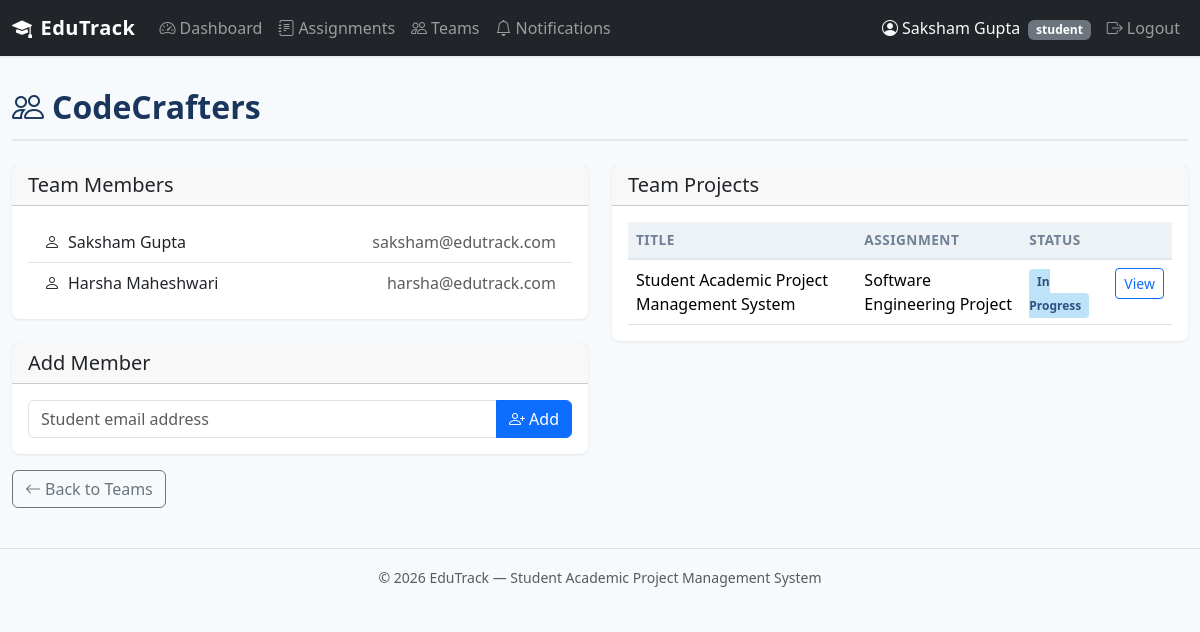
Screenshot of /student/team/1 (signed in) with the database file from the repository.
### tables this page shows
CREATE TABLE users (
    user_id INTEGER PRIMARY KEY AUTOINCREMENT,
    name TEXT NOT NULL,
    email TEXT UNIQUE NOT NULL,
    password_hash TEXT NOT NULL,
    role TEXT NOT NULL CHECK(role IN ('student', 'faculty', 'admin')),
    is_active INTEGER NOT NULL DEFAULT 1,
    created_at TIMESTAMP DEFAULT CURRENT_TIMESTAMP
);

CREATE TABLE teams (
    team_id INTEGER PRIMARY KEY AUTOINCREMENT,
    team_name TEXT NOT NULL,
    created_by INTEGER NOT NULL,
    created_at TIMESTAMP DEFAULT CURRENT_TIMESTAMP,
    FOREIGN KEY (created_by) REFERENCES users(user_id)
);

CREATE TABLE projects (
    project_id INTEGER PRIMARY KEY AUTOINCREMENT,
    assignment_id INTEGER NOT NULL,
    team_id INTEGER NOT NULL,
    faculty_id INTEGER NOT NULL,
    title TEXT NOT NULL,
    description TEXT,
    status TEXT NOT NULL DEFAULT 'DRAFT' CHECK(status IN ('DRAFT', 'UNDER_REVIEW', 'REVISION_REQUESTED', 'APPROVED', 'IN_PROGRESS', 'COMPLETED')),
    submitted_at TIMESTAMP,
    approved_at TIMESTAMP,
    completed_at TIMESTAMP,
    created_at TIMESTAMP DEFAULT CURRENT_TIMESTAMP,
    updated_at TIMESTAMP DEFAULT CURRENT_TIMESTAMP,
    FOREIGN KEY (assignment_id) REFERENCES assignments(assignment_id),
    FOREIGN KEY (team_id) REFERENCES teams(team_id),
    FOREIGN KEY (faculty_id) REFERENCES users(user_id)
);

CREATE TABLE assignments (
    assignment_id INTEGER PRIMARY KEY AUTOINCREMENT,
    title TEXT NOT NULL,
    description TEXT,
    instructions TEXT,
    faculty_id INTEGER NOT NULL,
    deadline TEXT,
    status TEXT NOT NULL DEFAULT 'OPEN' CHECK(status IN ('OPEN', 'CLOSED')),
    created_at TIMESTAMP DEFAULT CURRENT_TIMESTAMP,
    updated_at TIMESTAMP DEFAULT CURRENT_TIMESTAMP,
    FOREIGN KEY (faculty_id) REFERENCES users(user_id)
);

### routes/student.py (the view)
@student_bp.route('/team/<int:team_id>')
@role_required('student')
def team_detail(team_id):
    uid = session['user_id']
    membership = query_db(
        'SELECT * FROM team_members WHERE team_id = ? AND student_id = ?',
        [team_id, uid], one=True
    )
    if not membership:
        flash('You are not a member of this team.', 'danger')
        return redirect(url_for('student.teams'))
    team = query_db('SELECT * FROM teams WHERE team_id = ?', [team_id], one=True)
    members = query_db('''
        SELECT u.user_id, u.name, u.email
        FROM users u
        JOIN team_members tm ON u.user_id = tm.student_id
        WHERE tm.team_id = ?
    ''', [team_id])
    projects = query_db('''
        SELECT p.*, a.title AS assignment_title
        FROM projects p
        JOIN assignments a ON p.assignment_id = a.assignment_id
        WHERE p.team_id = ?
    ''', [team_id])
    return render_template('student/team_detail.html',
                           team=team, members=members, projects=projects)

### db.py (called while the page is built)
def get_db():
    if 'db' not in g:
        g.db = sqlite3.connect(
            current_app.config['DATABASE'],
            detect_types=sqlite3.PARSE_DECLTYPES
        )
        g.db.row_factory = sqlite3.Row
        g.db.execute('PRAGMA foreign_keys = ON')
    return g.db

def query_db(query, args=(), one=False):
    cur = get_db().execute(query, args)
    rv = cur.fetchall()
    cur.close()
    return (rv[0] if rv else None) if one else rv

### routes/__init__.py (called while the page is built)
def role_required(role):
    def decorator(f):
        @wraps(f)
        def decorated_function(*args, **kwargs):
            if 'user_id' not in session:
                flash('Please log in to access this page.', 'warning')
                return redirect(url_for('auth.login'))
            if session.get('role') != role:
                abort(403)
            return f(*args, **kwargs)
        return decorated_function
    return decorator

### routes/auth.py (called while the page is built)
@auth_bp.app_context_processor
def inject_unread_count():
    if 'user_id' in session:
        count = query_db(
            'SELECT COUNT(*) AS cnt FROM notifications WHERE user_id = ? AND is_read = 0',
            [session['user_id']], one=True
        )
        return {'unread_count': count['cnt'] if count else 0}
    return {'unread_count': 0}

### templates/student/team_detail.html (shortened to what this page needs)
{% extends "base.html" %}
{% block content %}
<div class="page-header"><h2><i class="bi bi-people me-2"></i>{{ team['team_name'] }}</h2></div>
<div class="row g-4">
    <div class="col-md-6">
        <div class="card mb-4">
            <div class="card-header"><h5 class="mb-0">Team Members</h5></div>
            <div class="card-body">
                <ul class="list-group list-group-flush">
                {% for m in members %}
                    <li class="list-group-item d-flex justify-content-between">
                        <span><i class="bi bi-person me-2"></i>{{ m['name'] }}</span>
                        <span class="text-muted">{{ m['email'] }}</span>
                    </li>
                {% endfor %}
                </ul>
            </div>
        </div>
        <div class="card">
            <div class="card-header"><h5 class="mb-0">Add Member</h5></div>
            <div class="card-body">
                <form method="POST" action="{{ url_for('student.team_add_member', team_id=team['team_id']) }}">
                    <div class="input-group">
                        <input type="email" name="email" class="form-control" placeholder="Student email address" required>
                        <button type="submit" class="btn btn-primary"><i class="bi bi-person-plus me-1"></i>Add</button>
                    </div>
                </form>
            </div>
        </div>
    </div>
    <div class="col-md-6">
        <div class="card">
            <div class="card-header"><h5 class="mb-0">Team Projects</h5></div>
            <div class="card-body">
                {% if projects %}
                <div class="table-responsive">
                    <table class="table table-hover mb-0">
                        <thead><tr><th>Title</th><th>Assignment</th><th>Status</th><th></th></tr></thead>
                        <tbody>
                        {% for p in projects %}
                        <tr>
                            <td>{{ p['title'] }}</td>
                            <td>{{ p['assignment_title'] }}</td>
                            <td><span class="badge-status {{ p['status']|status_class }}">{{ p['status']|status_display }}</span></td>
                            <td><a href="{{ url_for('student.project_detail', project_id=p['project_id']) }}" class="btn btn-sm btn-outline-primary">View</a></td>
                        </tr>
                        {% endfor %}
                        </tbody>
                    </table>
                </div>
                {% else %}
                <div class="empty-state"><i class="bi bi-folder-x"></i><p>No projects yet.</p></div>
                {% endif %}
            </div>
        </div>
    </div>
</div>
<a href="{{ url_for('student.teams') }}" class="btn btn-outline-secondary mt-3"><i class="bi bi-arrow-left me-1"></i>Back to Teams</a>
{% endblock %}

### templates/base.html (shortened to what this page needs)
<!DOCTYPE html>
<html lang="en">
<head>
    <link href="https://cdn.jsdelivr.net/npm/bootstrap@5.3.2/dist/css/bootstrap.min.css" rel="stylesheet">
    <link href="https://cdn.jsdelivr.net/npm/bootstrap-icons@1.11.2/font/bootstrap-icons.min.css" rel="stylesheet">
    <link href="{{ url_for('static', filename='css/style.css') }}" rel="stylesheet">
</head>
<body>
    <nav class="navbar navbar-expand-lg navbar-dark bg-dark">
        <div class="container-fluid">
            <a class="navbar-brand" href="/">
                <i class="bi bi-mortarboard-fill me-2"></i>EduTrack
            </a>
            <div class="collapse navbar-collapse" id="navbarNav">
                {% if session.get('user_id') %}
                <ul class="navbar-nav me-auto">
                    {% if session.get('role') == 'student' %}
                    <li class="nav-item"><a class="nav-link" href="{{ url_for('student.dashboard') }}"><i class="bi bi-speedometer2 me-1"></i>Dashboard</a></li>
                    <li class="nav-item"><a class="nav-link" href="{{ url_for('student.assignments') }}"><i class="bi bi-journal-text me-1"></i>Assignments</a></li>
                    <li class="nav-item"><a class="nav-link" href="{{ url_for('student.teams') }}"><i class="bi bi-people me-1"></i>Teams</a></li>
                    <li class="nav-item"><a class="nav-link" href="{{ url_for('student.notifications') }}"><i class="bi bi-bell me-1"></i>Notifications</a></li>
                    {% endif %}
                </ul>
                <ul class="navbar-nav">
                    <li class="nav-item">
                        <span class="nav-link text-light">
                            <i class="bi bi-person-circle me-1"></i>{{ session.get('user_name', '') }}
                            <span class="badge bg-secondary ms-1">{{ session.get('role', '') }}</span>
                        </span>
                    </li>
                    <li class="nav-item">
                        <a class="nav-link" href="{{ url_for('auth.logout') }}"><i class="bi bi-box-arrow-right me-1"></i>Logout</a>
                    </li>
                </ul>
                {% endif %}
            </div>
        </div>
    </nav>
    <main class="container-fluid py-3">
        {% block content %}{% endblock %}
    </main>
    <footer class="text-center py-3 mt-4 border-top">
        <small class="text-muted">&copy; 2026 EduTrack — Student Academic Project Management System</small>
    </footer>
</body>
</html>

### static/css/style.css (style rules this page uses)
:root { --primary: #2c5282; --primary-dark: #1a365d; --primary-light: #ebf4ff; --success: #276749; --warning: #c05621; --danger: #c53030; --gray-50: #f7fafc; --gray-100: #edf2f7; --gray-200: #e2e8f0; --gray-500: #a0aec0; --gray-600: #718096; --gray-700: #4a5568; --gray-800: #2d3748; --gray-900: #1a202c; }
body { font-family: 'Segoe UI', system-ui, -apple-system, sans-serif; background: var(--gray-50); color: var(--gray-800); min-height: 100vh; }
.navbar-brand { font-weight: 700; letter-spacing: .5px; }
.navbar { box-shadow: 0 1px 3px rgba(0,0,0,.1); }
.card { border: none; border-radius: .5rem; box-shadow: 0 1px 3px rgba(0,0,0,.08); transition: box-shadow .2s; }
.badge-status { font-size: .75rem; padding: .35em .65em; border-radius: .25rem; font-weight: 600; }
.badge-in-progress { background: #bee3f8; color: var(--primary); }
.table th { background: var(--gray-100); font-size: .85rem; text-transform: uppercase; letter-spacing: .5px; color: var(--gray-600); border-bottom: 2px solid var(--gray-200); }
.page-header { margin-bottom: 1.5rem; padding-bottom: .75rem; border-bottom: 2px solid var(--gray-200); }
.page-header h2 { font-weight: 700; color: var(--primary-dark); margin: 0; }

### rows the page displays
users: get "Saksham Gupta", name "Saksham Gupta", email "saksham@edutrack.com"
teams: team_name "CodeCrafters"
users: name "Harsha Maheshwari", email "harsha@edutrack.com"
projects: title "Student Academic Project Management System", assignment_title "Software Engineering Project", status|status_display "In Progress"

### other values shown
{{ session.get('role', '') }} "student"
